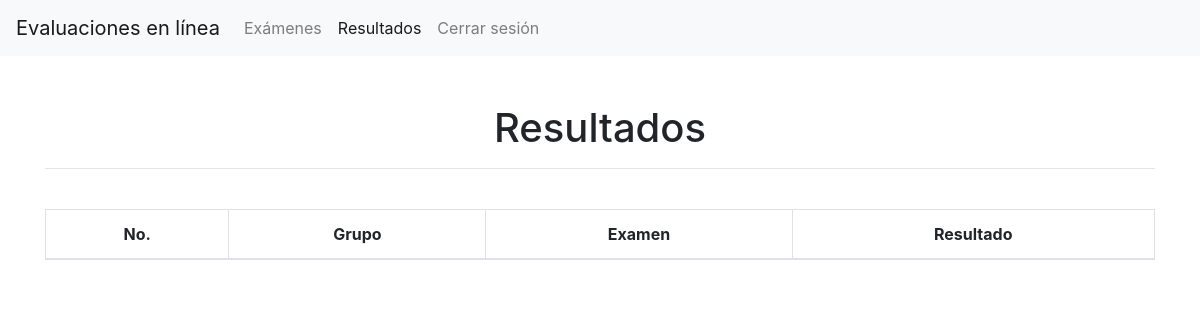
/php/alumno/listaResultados.php (signed in), run on an earlier commit of the app's database.
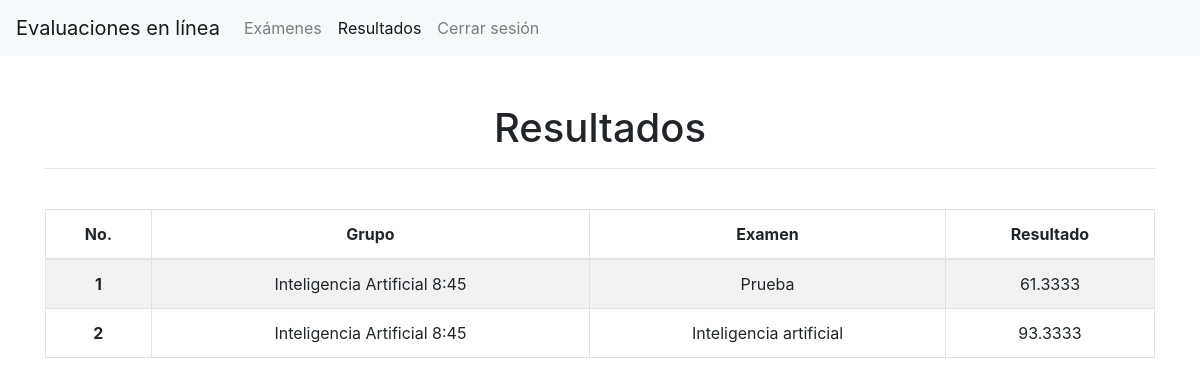
And on a later commit of the database.
### tables this page shows
CREATE TABLE `examen_grupo` (
  `id_examen_grupo` int(11) NOT NULL,
  `id_examen` int(11) NOT NULL,
  `id_grupo` int(11) NOT NULL,
  `fecha` date NOT NULL,
  `hora_inicio` time NOT NULL,
  `hora_fin` time NOT NULL
);

CREATE TABLE `grupo` (
  `id_grupo` int(11) NOT NULL,
  `id_usuario` int(11) NOT NULL,
  `nombre` varchar(200) NOT NULL
);

CREATE TABLE `examen` (
  `id_examen` int(11) NOT NULL,
  `nombre` varchar(30) NOT NULL
);

### php/alumno/listaExamenes_.php (called while the page is built, shortened)
<?php
    function getResultados(){
    	$base = getConexion();
	    $consulta = "SELECT examen_grupo.*, grupo.id_grupo, grupo.nombre as nombreGrupo, examen.id_examen, examen.nombre as nombreExamen, alumno_grupo.id_usuario,
					(select resultado from examen_alumno where examen_alumno.id_usuario = alumno_grupo.id_usuario AND examen_alumno.id_examen = examen.id_examen AND examen_alumno.id_aplicacion = examen_grupo.id_examen_grupo) as resultado
					from examen_grupo
	                LEFT JOIN grupo ON examen_grupo.id_grupo = grupo.id_grupo
	                LEFT JOIN alumno_grupo ON grupo.id_grupo = alumno_grupo.id_grupo
	                LEFT JOIN examen ON examen_grupo.id_examen = examen.id_examen
	                WHERE alumno_grupo.id_usuario = " . $_SESSION["id_usuario"];
	    $conexion = $base->query($consulta);
	    $resultados = $conexion->fetchAll(PDO::FETCH_OBJ);
	    return $resultados;
    }
 ?>

### php/alumno/listaResultados.php (the view, shortened to what this page needs)
<?php
    include("listaExamenes_.php");
    $resultados = getResultados();
?>
<!doctype html>
<html lang="en">
<head>
    <link href="../../css/bootstrap.min.css" rel="stylesheet" id="bootstrap-css">
</head>
<body>
<nav class="navbar navbar-expand-lg navbar-light bg-light">
    <a class="navbar-brand" href="inicio.php">Evaluaciones en línea</a>
    <div class="collapse navbar-collapse" id="navbarSupportedContent">
        <ul class="navbar-nav mr-auto">
            <li class="nav-item">
                <a class="nav-link" href="listaExamenes.php">Exámenes</a>
            </li>
            <li class="nav-item active">
                <a class="nav-link" href="listaResultados.php">Resultados</a>
            </li>
            <li class="nav-item ">
                <a class="nav-link" href="../general/logout.php">Cerrar sesión</a>
            </li>
        </ul>
    </div>
</nav>
<div class="container">
    <br><br>
    <h1 class="text-center">
        Resultados
    </h1>
    <hr>
    <br>
    <table class="table table-hover table-bordered table-striped">
        <thead>
        <tr class="text-center">
            <th scope="col">No.</th>
            <th scope="col">Grupo</th>
            <th scope="col">Examen</th>
            <th scope="col">Resultado</th>
        </tr>
        </thead>
        <tbody>
            <?php $contador = 1; foreach($resultados as $resulta): ?>
                <?php if($resulta->resultado != null) {?>
                    <tr class="text-center">
                        <th scope="row"><?php echo $contador++; ?></th>
                        <td><?php echo $resulta->nombreGrupo; ?></td>
                        <td><?php echo $resulta->nombreExamen; ?></td>
                        <td><?php echo $resulta->resultado; ?></td>
                    </tr>
                <?php } ?>
            <?php endforeach; ?>
        </tbody>
    </table>
</div>
</body>
</html>

What changed in the data, as far as the page shows it:
added examen_grupo: id_grupo.nombre "Inteligencia Artificial 8:45", id_examen.nombre "Prueba", resultado "61.3333"
added examen_grupo: id_grupo.nombre "Inteligencia Artificial 8:45", id_examen.nombre "Inteligencia artificial", resultado "93.3333"
